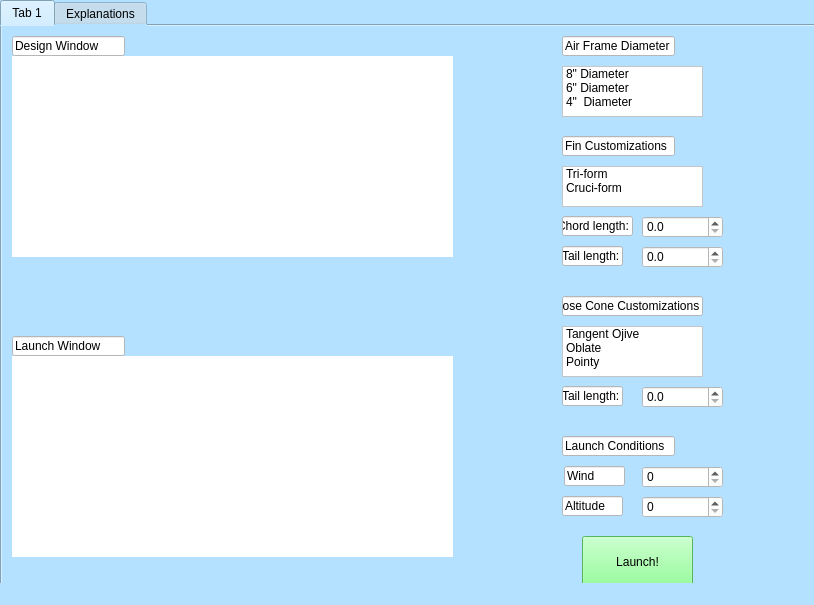
<?xml version="1.0" encoding="UTF-8"?>
<ui version="4.0">
 <class>MainWindow</class>
 <widget class="QMainWindow" name="MainWindow">
  <property name="geometry">
   <rect>
    <x>0</x>
    <y>0</y>
    <width>814</width>
    <height>605</height>
   </rect>
  </property>
  <property name="windowTitle">
   <string>MainWindow</string>
  </property>
  <property name="styleSheet">
   <string notr="true">background-color:rgb(180, 225, 255);</string>
  </property>
  <widget class="QWidget" name="mainPage">
   <widget class="QTabWidget" name="tabWidget">
    <property name="geometry">
     <rect>
      <x>0</x>
      <y>0</y>
      <width>821</width>
      <height>601</height>
     </rect>
    </property>
    <property name="currentIndex">
     <number>0</number>
    </property>
    <widget class="QWidget" name="Simulation">
     <attribute name="title">
      <string>Tab 1</string>
     </attribute>
     <widget class="QDoubleSpinBox" name="wind_box">
      <property name="geometry">
       <rect>
        <x>640</x>
        <y>440</y>
        <width>81</width>
        <height>22</height>
       </rect>
      </property>
      <property name="styleSheet">
       <string notr="true">background-color:rgb(255, 255, 255);</string>
      </property>
      <property name="decimals">
       <number>0</number>
      </property>
      <property name="maximum">
       <double>10000.000000000000000</double>
      </property>
     </widget>
     <widget class="QLineEdit" name="af_d_name">
      <property name="geometry">
       <rect>
        <x>560</x>
        <y>10</y>
        <width>113</width>
        <height>20</height>
       </rect>
      </property>
      <property name="styleSheet">
       <string notr="true">background-color:rgb(255, 255, 255);</string>
      </property>
      <property name="text">
       <string>Air Frame Diameter</string>
      </property>
     </widget>
     <widget class="QLineEdit" name="lineEdit_3">
      <property name="geometry">
       <rect>
        <x>10</x>
        <y>10</y>
        <width>113</width>
        <height>20</height>
       </rect>
      </property>
      <property name="styleSheet">
       <string notr="true">background-color:rgb(255, 255, 255);</string>
      </property>
      <property name="text">
       <string>Design Window</string>
      </property>
     </widget>
     <widget class="QLineEdit" name="lc_name">
      <property name="geometry">
       <rect>
        <x>560</x>
        <y>410</y>
        <width>113</width>
        <height>20</height>
       </rect>
      </property>
      <property name="styleSheet">
       <string notr="true">background-color:rgb(255, 255, 255);</string>
      </property>
      <property name="text">
       <string>Launch Conditions</string>
      </property>
     </widget>
     <widget class="QLineEdit" name="tl_name">
      <property name="geometry">
       <rect>
        <x>560</x>
        <y>220</y>
        <width>61</width>
        <height>20</height>
       </rect>
      </property>
      <property name="styleSheet">
       <string notr="true">background-color:rgb(255, 255, 255);</string>
      </property>
      <property name="text">
       <string>Tail length:</string>
      </property>
     </widget>
     <widget class="QDoubleSpinBox" name="tl_input">
      <property name="geometry">
       <rect>
        <x>640</x>
        <y>220</y>
        <width>81</width>
        <height>22</height>
       </rect>
      </property>
      <property name="styleSheet">
       <string notr="true">background-color:rgb(255, 255, 255);</string>
      </property>
      <property name="decimals">
       <number>1</number>
      </property>
     </widget>
     <widget class="QWidget" name="designWindow" native="true">
      <property name="geometry">
       <rect>
        <x>10</x>
        <y>30</y>
        <width>441</width>
        <height>201</height>
       </rect>
      </property>
      <property name="styleSheet">
       <string notr="true">background-color:rgb(255, 255, 255);</string>
      </property>
     </widget>
     <widget class="QDoubleSpinBox" name="ncl_input">
      <property name="geometry">
       <rect>
        <x>640</x>
        <y>360</y>
        <width>81</width>
        <height>22</height>
       </rect>
      </property>
      <property name="styleSheet">
       <string notr="true">background-color:rgb(255, 255, 255);</string>
      </property>
      <property name="decimals">
       <number>1</number>
      </property>
     </widget>
     <widget class="QListWidget" name="fc_list">
      <property name="geometry">
       <rect>
        <x>560</x>
        <y>140</y>
        <width>141</width>
        <height>41</height>
       </rect>
      </property>
      <property name="styleSheet">
       <string notr="true">background-color:rgb(255, 255, 255);</string>
      </property>
      <item>
       <property name="text">
        <string>Tri-form</string>
       </property>
      </item>
      <item>
       <property name="text">
        <string>Cruci-form</string>
       </property>
      </item>
     </widget>
     <widget class="QLineEdit" name="fc_nam">
      <property name="geometry">
       <rect>
        <x>560</x>
        <y>110</y>
        <width>113</width>
        <height>20</height>
       </rect>
      </property>
      <property name="styleSheet">
       <string notr="true">background-color:rgb(255, 255, 255);</string>
      </property>
      <property name="text">
       <string>Fin Customizations</string>
      </property>
     </widget>
     <widget class="QPushButton" name="launch_button">
      <property name="geometry">
       <rect>
        <x>580</x>
        <y>510</y>
        <width>111</width>
        <height>51</height>
       </rect>
      </property>
      <property name="styleSheet">
       <string notr="true">background-color:rgb(119, 255, 128);</string>
      </property>
      <property name="text">
       <string>Launch!</string>
      </property>
     </widget>
     <widget class="QWidget" name="simWindow" native="true">
      <property name="geometry">
       <rect>
        <x>10</x>
        <y>330</y>
        <width>441</width>
        <height>201</height>
       </rect>
      </property>
      <property name="styleSheet">
       <string notr="true">background-color:rgb(255, 255, 255);</string>
      </property>
     </widget>
     <widget class="QLineEdit" name="cl_name">
      <property name="geometry">
       <rect>
        <x>560</x>
        <y>190</y>
        <width>71</width>
        <height>20</height>
       </rect>
      </property>
      <property name="styleSheet">
       <string notr="true">background-color:rgb(255, 255, 255);</string>
      </property>
      <property name="text">
       <string>Chord length:</string>
      </property>
     </widget>
     <widget class="QLineEdit" name="nc_name">
      <property name="geometry">
       <rect>
        <x>560</x>
        <y>270</y>
        <width>141</width>
        <height>20</height>
       </rect>
      </property>
      <property name="styleSheet">
       <string notr="true">background-color:rgb(255, 255, 255);</string>
      </property>
      <property name="text">
       <string>Nose Cone Customizations</string>
      </property>
     </widget>
     <widget class="QLineEdit" name="lineEdit_4">
      <property name="geometry">
       <rect>
        <x>10</x>
        <y>310</y>
        <width>113</width>
        <height>20</height>
       </rect>
      </property>
      <property name="styleSheet">
       <string notr="true">background-color:rgb(255, 255, 255);</string>
      </property>
      <property name="text">
       <string>Launch Window</string>
      </property>
     </widget>
     <widget class="QDoubleSpinBox" name="alt_box">
      <property name="geometry">
       <rect>
        <x>640</x>
        <y>470</y>
        <width>81</width>
        <height>22</height>
       </rect>
      </property>
      <property name="styleSheet">
       <string notr="true">background-color:rgb(255, 255, 255);</string>
      </property>
      <property name="decimals">
       <number>0</number>
      </property>
      <property name="maximum">
       <double>10000.000000000000000</double>
      </property>
     </widget>
     <widget class="QDoubleSpinBox" name="cl_input">
      <property name="geometry">
       <rect>
        <x>640</x>
        <y>190</y>
        <width>81</width>
        <height>22</height>
       </rect>
      </property>
      <property name="styleSheet">
       <string notr="true">background-color:rgb(255, 255, 255);</string>
      </property>
      <property name="decimals">
       <number>1</number>
      </property>
     </widget>
     <widget class="QLineEdit" name="ncl_name">
      <property name="geometry">
       <rect>
        <x>560</x>
        <y>360</y>
        <width>61</width>
        <height>20</height>
       </rect>
      </property>
      <property name="styleSheet">
       <string notr="true">background-color:rgb(255, 255, 255);</string>
      </property>
      <property name="text">
       <string>Tail length:</string>
      </property>
     </widget>
     <widget class="QLineEdit" name="wind_name">
      <property name="geometry">
       <rect>
        <x>562</x>
        <y>440</y>
        <width>61</width>
        <height>20</height>
       </rect>
      </property>
      <property name="styleSheet">
       <string notr="true">background-color:rgb(255, 255, 255);</string>
      </property>
      <property name="text">
       <string>Wind</string>
      </property>
     </widget>
     <widget class="QLineEdit" name="alt_name">
      <property name="geometry">
       <rect>
        <x>560</x>
        <y>470</y>
        <width>61</width>
        <height>20</height>
       </rect>
      </property>
      <property name="styleSheet">
       <string notr="true">background-color:rgb(255, 255, 255);</string>
      </property>
      <property name="text">
       <string>Altitude</string>
      </property>
     </widget>
     <widget class="QListWidget" name="af_d_list">
      <property name="geometry">
       <rect>
        <x>560</x>
        <y>40</y>
        <width>141</width>
        <height>51</height>
       </rect>
      </property>
      <property name="styleSheet">
       <string notr="true">background-color:rgb(255, 255, 255);</string>
      </property>
      <item>
       <property name="text">
        <string>8&quot; Diameter</string>
       </property>
      </item>
      <item>
       <property name="text">
        <string>6&quot; Diameter</string>
       </property>
      </item>
      <item>
       <property name="text">
        <string>4&quot;  Diameter</string>
       </property>
      </item>
     </widget>
     <widget class="QListWidget" name="nc_list">
      <property name="geometry">
       <rect>
        <x>560</x>
        <y>300</y>
        <width>141</width>
        <height>51</height>
       </rect>
      </property>
      <property name="styleSheet">
       <string notr="true">background-color:rgb(255, 255, 255);</string>
      </property>
      <item>
       <property name="text">
        <string>Tangent Ojive</string>
       </property>
      </item>
      <item>
       <property name="text">
        <string>Oblate</string>
       </property>
      </item>
      <item>
       <property name="text">
        <string>Pointy</string>
       </property>
      </item>
     </widget>
    </widget>
    <widget class="QWidget" name="Explanations">
     <attribute name="title">
      <string>Explanations</string>
     </attribute>
    </widget>
   </widget>
  </widget>
  <widget class="QStatusBar" name="statusbar"/>
 </widget>
 <resources/>
 <connections/>
</ui>
